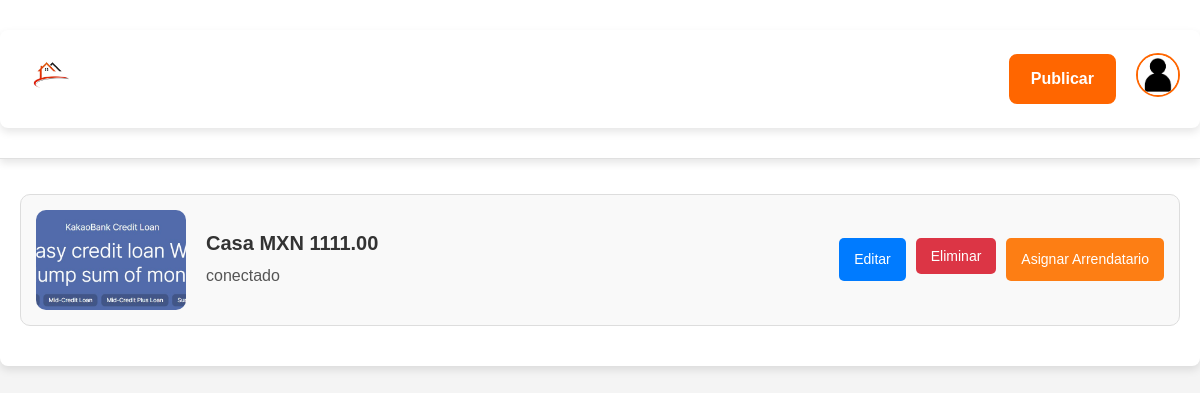
/mis_inmuebles/ (signed in), run on the app's committed database.
### listings/models.py (models this page shows, shortened)
class Inmueble(models.Model):
    TIPOS_INMUEBLE = [
        ('Departamento', 'Departamento'),
        ('Casa', 'Casa'),
        ('Cuarto', 'Cuarto'),
    ]
    DISTANCIAS = [
        ('0-5 km', '0-5 km'),
        ('5-10 km', '5-10 km'),
        ('10-15 km', '10-15 km'),
    ]
    usuario = models.ForeignKey(User, on_delete=models.CASCADE)
    tipo_inmueble = models.CharField(max_length=50, choices=TIPOS_INMUEBLE)
    distancia = models.CharField(max_length=50, choices=DISTANCIAS)
    direccion = models.CharField(max_length=255)
    codigo_postal = models.CharField(max_length=10)
    descripcion = models.TextField()
    precio = models.DecimalField(max_digits=10, decimal_places=2)
    numero_contacto = models.CharField(max_length=15)
    calificacion = models.DecimalField(max_digits=3, decimal_places=2, null=True, blank=True)
    arrendador = models.ForeignKey(User, on_delete=models.SET_NULL, null=True, blank=True, related_name="arrendados")
    arrendatario = models.ForeignKey(User, on_delete=models.SET_NULL, null=True, blank=True, related_name="alquileres")

class ImagenInmueble(models.Model):
    inmueble = models.ForeignKey(Inmueble, related_name='imagenes', on_delete=models.CASCADE)
    imagen = models.ImageField(upload_to='inmuebles/imagenes/')

### listings/views.py (the view)
# urls.py: path('mis_inmuebles/', views.mis_inmuebles, name='mis_inmuebles'),  # Ruta para ver mis inmuebles
@login_required
def mis_inmuebles(request):
    inmuebles = Inmueble.objects.filter(usuario=request.user)  # Filtra por usuario actual
    return render(request, 'mis_inmuebles.html', {'inmuebles': inmuebles})

### listings/templates/mis_inmuebles.html (shortened to what this page needs)
{% extends 'base.html' %}
{% load static %}
{% block extra_css %}
<link rel="stylesheet" href="{% static 'css/mis_inmuebles.css' %}">
{% endblock %}
{% block content %}
<div class="container">
    <h1 class="title">Tus publicaciones</h1>
    {% for inmueble in inmuebles %}
    <div class="inmueble">
        {% if inmueble.imagenes.all %}
            <img src="{{ inmueble.imagenes.first.imagen.url }}" alt="Imagen del inmueble">
        {% else %}
            <img src="{% static 'images/load-default.jpg' %}" alt="Imagen no disponible">
        {% endif %}
        <div class="info">
            <h3>{{ inmueble.tipo_inmueble }} MXN {{ inmueble.precio }}</h3>
            <p>{{ inmueble.descripcion }}</p>
        </div>
        <div class="actions">
            <a href="{% url 'editar_inmueble' inmueble.id %}" class="btn-blue">Editar</a>
            <form method="post" action="{% url 'eliminar_inmueble' inmueble.id %}">
                <button type="submit" class="btn-red">Eliminar</button>
            </form>
            <a href="{% url 'asignar_arrendatario' inmueble.id %}" class="btn-orange">Asignar Arrendatario</a>
        </div>
    </div>
    {% empty %}
    <p>No tienes publicaciones aún.</p>
    {% endfor %}
</div>
{% endblock %}

### static/css/styles.css (style rules this page uses)
body { font-family: 'Arial', sans-serif; margin: 0; padding: 0; background-color: #f4f4f4; color: #333; line-height: 1.6; box-sizing: border-box; padding-top: 80px; }
.container { max-width: 1200px; margin: 0 auto; padding: 0 20px; }

### static/css/mis_inmuebles.css (style rules this page uses)
body { font-family: Arial, sans-serif; margin: 0; padding: 0; background-color: #f4f4f4; color: #333; }
.container { max-width: 1200px; margin: 20px auto; padding: 20px; background-color: #ffffff; border-radius: 8px; box-shadow: 0 4px 8px rgba(0, 0, 0, 0.1); }
.title { text-align: center; margin-bottom: 30px; font-size: 28px; color: #333; }
.inmueble { display: flex; align-items: center; justify-content: space-between; border: 1px solid #ddd; border-radius: 10px; padding: 15px; margin-bottom: 20px; background-color: #f9f9f9; transition: transform 0.3s, box-shadow 0.3s; }
.inmueble img { width: 150px; height: 100px; object-fit: cover; border-radius: 10px; }
.info { flex: 1; margin-left: 20px; }
.info h3 { margin: 0; font-size: 20px; color: #333; }
.info p { margin: 5px 0; color: #555; line-height: 1.5; }
.actions { display: flex; gap: 10px; }
.actions button, .actions a { padding: 10px 15px; text-decoration: none; border: none; border-radius: 5px; font-size: 14px; cursor: pointer; transition: background-color 0.3s ease, color 0.3s ease; }
.btn-blue { background-color: #007bff; color: white; border: 2px solid #007bff; }
.btn-red { background-color: #dc3545; color: white; border: 2px solid #dc3545; }
.btn-orange { background-color: #fd7e14; color: white; border: 2px solid #fd7e14; }

### data on the page
Inmueble: imagenes.first.imagen (picture), tipo_inmueble "Casa", precio "1111.00", descripcion "conectado"
